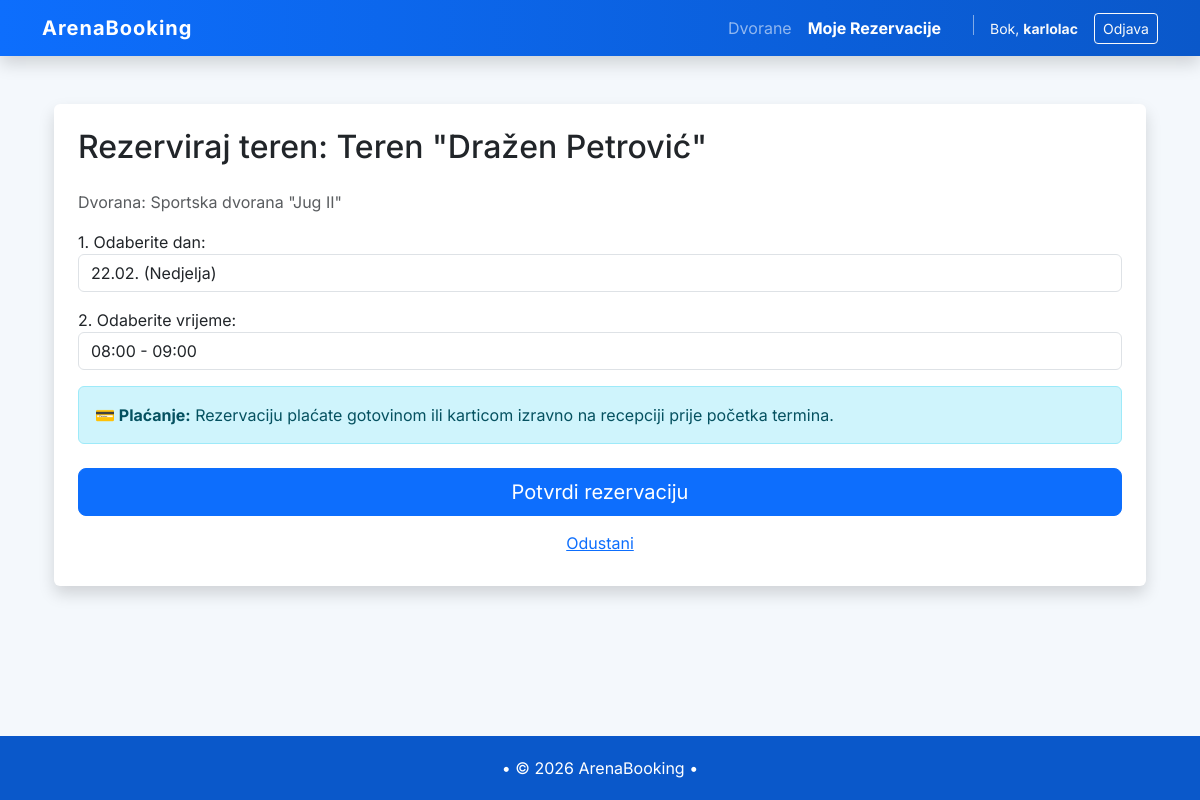
Page /bookings/court/2/book/ (signed in) on the committed database.
### facilities/models.py (models this page shows, shortened)
class Court(models.Model):
    class Sport(models.TextChoices):
        FOOTBALL = "football", "Nogomet"
        BASKETBALL = "basketball", "Košarka"
        TENNIS = "tennis", "Tenis"
        PADEL = "padel", "Padel"
        OTHER = "other", "Ostalo"
    sport = models.CharField(
    max_length=20,
    choices=Sport.choices,
    blank=True,
    null=True
    )
    facility = models.ForeignKey(Facility, on_delete=models.CASCADE, related_name="courts")
    name = models.CharField(max_length=80)
    is_active = models.BooleanField(default=True)

class Facility(models.Model):
    name = models.CharField(max_length=120)
    address = models.CharField(max_length=200)
    city = models.CharField(max_length=80, blank=True)
    is_active = models.BooleanField(default=True)
    working_from = models.TimeField(default=time(8, 0))  # Podrazumijevano 08:00
    working_till = models.TimeField(default=time(22, 0)) # Podrazumijevano 22:00
    class Meta:
        verbose_name = "Facility"
        verbose_name_plural = "Facilities"

### bookings/views.py (the view)
# urls.py: path('court/<int:court_id>/book/',views.bookcourt, name="bookcourt"),
@login_required
def bookcourt(request, court_id):
    court = get_object_or_404(Court, id=court_id)
    if request.method == "POST":
        form = BookingForm(request.POST, court_id=court_id)
        if form.is_valid():
            booking = form.save(commit=False)
            booking.user = request.user
            booking.court = court
            booking.save()
            messages.success(request, "Vaša rezervacija je uspješno potvrđena!")
            return redirect("bookings:bookings")
    else:
        form = BookingForm(court_id=court_id)
    return render(request, "bookings/bookcourt.html", {"court": court, "form": form})

### bookings/templates/bookings/bookcourt.html (shortened to what this page needs)
{% extends "base.html" %}
{% block content %}
<div class="container mt-5">
    <div class="card shadow border-0">
        <div class="card-body p-4">
            <h2 class="mb-4">Rezerviraj teren: {{ court.name }}</h2>
            <p class="text-muted">Dvorana: {{ court.facility.name }}</p>
            <form method="POST">
                <div class="mb-3">
                    {{ form.as_p }}
                </div>
                <div class="alert alert-info mt-3">
                    <strong>💳 Plaćanje:</strong> Rezervaciju plaćate gotovinom ili karticom izravno na recepciji prije početka termina.
                </div>
                <div class="mt-4">
                    {% if user.is_staff %}
                    <div class="alert alert-warning mt-4">
                        Staff korisnici mogu pregledati termine, ali ne mogu napraviti rezervaciju.
                    </div>
                    {% else %}
                        <button type="submit" class="btn btn-primary btn-lg w-100">Potvrdi rezervaciju</button>
                    {% endif %}
                    <a href="{% url 'facilities:facility_detail' court.facility.id %}" class="btn btn-link w-100 mt-2">Odustani</a>
                </div>
            </form>
        </div>
    </div>
</div>
{% endblock %}

### ArenaBooking/templates/base.html (shortened to what this page needs)
<!DOCTYPE html>
<html lang="hr">
<head>
    <link href="https://cdn.jsdelivr.net/npm/bootstrap@5.3.3/dist/css/bootstrap.min.css" rel="stylesheet">
</head>
<body class="d-flex flex-column min-vh-100">
{% load static %}
<nav class="navbar navbar-expand-lg navbar-dark shadow">
    <div class="container">
        <a class="navbar-brand" href="{% url 'home' %}">ArenaBooking</a>
        <div class="collapse navbar-collapse justify-content-end" id="navbarNav">
            <ul class="navbar-nav align-items-center">
    <li class="nav-item">
        <a class="nav-link {% if 'facilities' in request.path %}active fw-bold{% endif %}"
           href="{% url 'facilities:facilities' %}">Dvorane</a>
    </li>
                {% if not user.is_superuser %}
                <li class="nav-item">
                    <a class="nav-link {% if 'bookings' in request.path and 'approve' not in request.path %}active fw-bold{% endif %}"
                    href="{% url 'bookings:bookings' %}">
                    Moje Rezervacije
                    </a>
                </li>
                {% endif %}
            <div class="d-flex align-items-center ms-lg-3">
                {% if user.is_authenticated %}
                    <span class="text-light me-3 small">Bok, <strong>{{ user.username }}</strong></span>
                    <form action="{% url 'logout' %}" method="post" class="d-inline">
                        <button type="submit" class="btn btn-outline-light btn-sm">Odjava</button>
                    </form>
                {% else %}
                    <a href="{% url 'login' %}" class="btn btn-outline-light btn-sm me-2">Prijava</a>
                    <a href="{% url 'accounts:signup' %}" class="btn btn-warning btn-sm fw-bold text-dark">Registracija</a>
                {% endif %}
            </div>
            </ul>
        </div>
    </div>
</nav>
<main class="flex-fill">
  <div class="container mt-5">
        {% block content %}
        {% endblock %}
    </div>
</main>
<footer class="text-center mt-auto">
    <div class="container">
        <p class="mb-0">• © 2026 ArenaBooking •</p>
    </div>
</footer>
</body>
</html>

### ArenaBooking/templates/base.html (style rules this page uses)
body { font-family: 'Inter', sans-serif; background-color: #f4f8fc; }
.navbar { background: linear-gradient(90deg, #0d6efd, #0a58ca); }
.navbar-brand { font-weight: 700; letter-spacing: 1px; }
footer { background-color: #0a58ca; color: white; padding: 20px 0; margin-top: 80px; }

### rows in the picture
Court: name "Teren \"Dražen Petrović\"", facility.name "Sportska dvorana \"Jug II\""

### other values in the picture
{{ user.username }} "karlolac"
